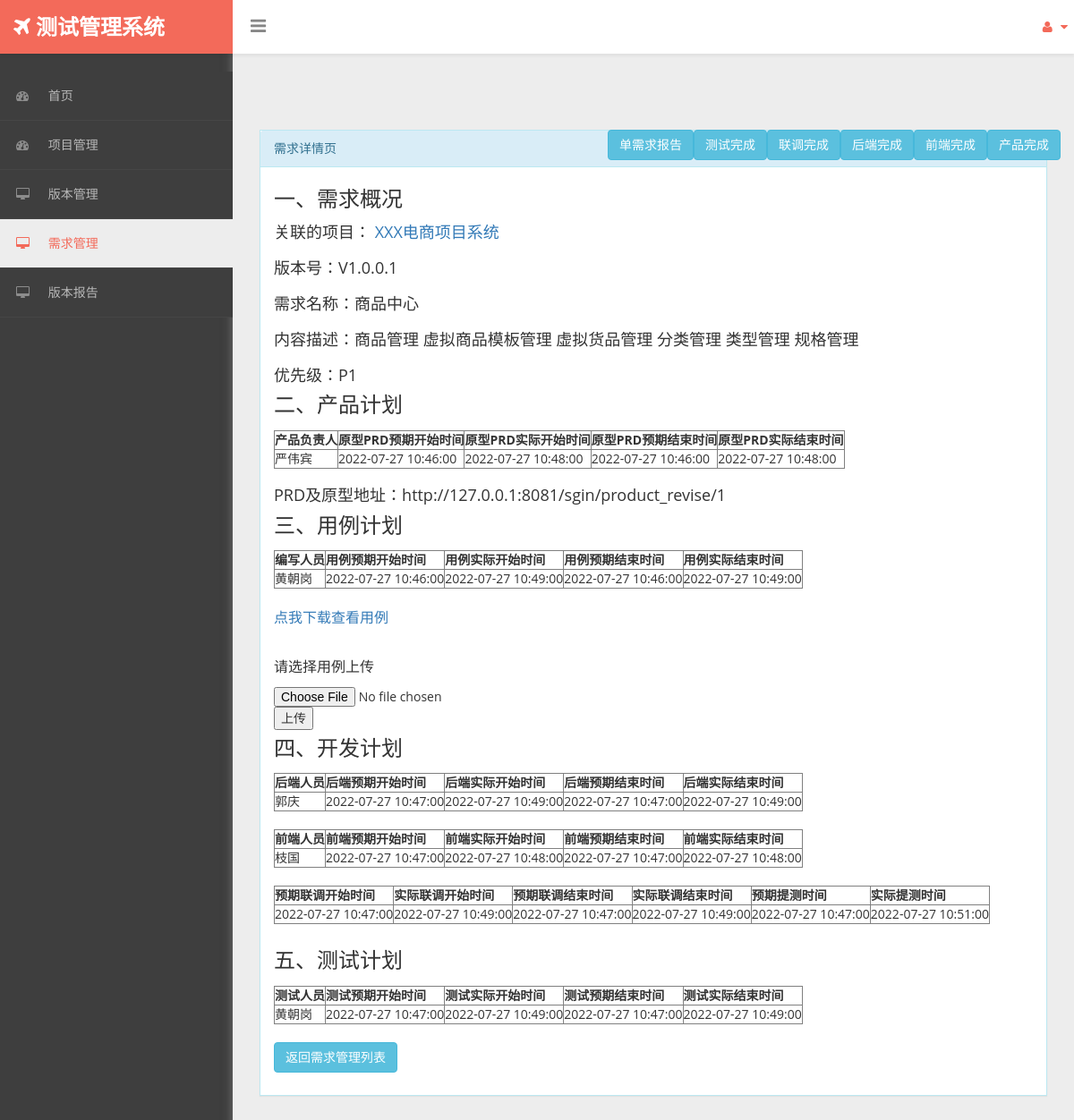
The page /sgin/demand/1 on the database its author committed.
### sgin/models.py (models this page shows, shortened)
class Event(models.Model):
    name = models.CharField(max_length=256,null=False)
    summary = models.CharField(max_length=1000,null=False)
    environment = models.CharField(max_length=1000,null=False)
    address = models.CharField(max_length=256)
    limits = models.IntegerField(default=100)
    status = models.BooleanField(default=True)
    start_time = models.DateTimeField(auto_now_add=True)
    def __str__(self):
        return self.name

class Demand(models.Model):
    events = models.ManyToManyField(Event, through='DemandEvent')  # 如果定义了中间表需要手动指定
    event_id = models.CharField(max_length=20,null=False)
    version = models.CharField(max_length=64,null=False)
    state = models.CharField(max_length=20,null=False)
    priority =models.CharField(max_length=20,null=False)
    name = models.CharField(max_length=256, unique=True)
    product_manager=models.CharField(max_length=20,null=False)
    describe = models.CharField(max_length=600, null=True)
    prd_expected_start_time=models.DateTimeField(null=True, blank=True,)
    prd_actual_start_time = models.DateTimeField(null=True, blank=True,)
    prd_expected_completion_time = models.DateTimeField(null=True, blank=True,)
    prd_actual_completion_time = models.DateTimeField(null=True, blank=True,)
    prd = models.CharField(max_length=256,null=True)
    front_end_developer = models.CharField(max_length=20,null=True)
    front_end_expected_start_time = models.DateTimeField(null=True, blank=True,)
    front_end_actual_start_time = models.DateTimeField(null=True, blank=True,)
    front_end_expected_completion_time = models.DateTimeField(null=True, blank=True,)
    front_end_actual_completion_time = models.DateTimeField(null=True, blank=True,)
    backend_developers = models.CharField(max_length=20,null=True)
    backend_expected_start_time = models.DateTimeField(null=True, blank=True,)
    backend_actual_start_time = models.DateTimeField(null=True, blank=True,)
    backend_expected_completion_time = models.DateTimeField(null=True, blank=True,)
    backend_actual_completion_time = models.DateTimeField(null=True, blank=True,)
    combined_commissioning_expected_start_time = models.DateTimeField(null=True, blank=True,)
    combined_commissioning_actual_start_time = models.DateTimeField(null=True, blank=True,)
    combined_commissioning_expected_completion_time = models.DateTimeField(null=True, blank=True,)
    combined_commissioning_actual_completion_time = models.DateTimeField(null=True, blank=True,)
    expected_measure_time = models.DateTimeField(null=True, blank=True,)
    measure_time = models.DateTimeField(null=True, blank=True,)
    write_cases=models.CharField(max_length=256,null=True)
    cases_expected_start_time = models.DateTimeField(null=True, blank=True, )
    cases_actual_start_time = models.DateTimeField(null=True, blank=True, )
    cases_expected_completion_time = models.DateTimeField(null=True, blank=True, )
    cases_actual_completion_time = models.DateTimeField(null=True, blank=True, )
    test_expected_start_time = models.DateTimeField(null=True, blank=True,)
    test_actual_start_time = models.DateTimeField(null=True, blank=True,)
    test_expected_completion_time = models.DateTimeField(null=True, blank=True,)
    test_actual_completion_time = models.DateTimeField(null=True, blank=True,)
    tester = models.CharField(max_length=256,null=True)
    position= models.CharField(max_length=256, null=True)
    time_consuming= models.CharField(max_length=256, null=True)
    total_cases= models.CharField(max_length=256, null=True)
    executed_cases= models.CharField(max_length=256, null=True)
    invalid_cases = models.CharField(max_length=256, null=True)
    pass_cases= models.CharField(max_length=256, null=True)
    bug_total = models.CharField(max_length=256,null=True)
    level_1 = models.CharField(max_length=256,null=True)
    level_2 = models.CharField(max_length=256,null=True)
    level_3 = models.CharField(max_length=256,null=True)
    level_4 = models.CharField(max_length=256,null=True)
    main_problems = models.CharField(max_length=1000,null=True)
    suggested_optimization = models.CharField(max_length=256, null=True)
    remaining_problems= models.CharField(max_length=1000, null=True)
    problem_level= models.CharField(max_length=1000, null=True)
    problem_types= models.CharField(max_length=1000, null=True)
    solutions= models.CharField(max_length=1000, null=True)
    risk = models.CharField(max_length=256,null=True)
    file_id=models.CharField(max_length=50)
    file_name = models.CharField(max_length=50)
    path = models.CharField(max_length=100)

### sgin/views.py (the view)
# urls.py: path('demand/<int:demand_id>',views.demand_detail),
def demand_detail(request,demand_id):
    try:
        demand = Demand.objects.get(id=demand_id)
    except:
        return render(request,'404.html')
    return render(request,'demand_detail.html',{'demand':demand})

### sgin/templates/demand_detail.html (shortened to what this page needs)
{% extends 'base.html' %}
{% block content%}
        <a href="/sgin/product_revise/{{ demand.id }}" class="btn btn-info navbar-right">产品完成</a>
        <a href="/sgin/front_end_completion/{{ demand.id }}" class="btn btn-info navbar-right">前端完成</a>
        <a href="/sgin/backend_completion/{{ demand.id }}" class="btn btn-info navbar-right">后端完成</a>
        <a href="/sgin/combined_commissioning_completion/{{ demand.id }}" class="btn btn-info navbar-right">联调完成</a>
    <a href="/sgin/test_completion/{{ demand.id }}" class="btn btn-info navbar-right">测试完成</a>
    {% if demand.state == '0' %}
        <a href="/sgin/measure/{{ demand.id }}" class="btn btn-info navbar-right">提测</a>
    {% elif demand.state == '1' %}
        <a href="/sgin/single_demand_report/{{ demand.id }}" class="btn btn-info navbar-right">单需求报告</a>
    {% elif demand.state == '2' %}
        <a href="/sgin/single_report_detail/{{ demand.id }}" class="btn btn-info navbar-right">报告详情</a>
    {% endif %}
  <div class="panel panel-info">
    <div class="panel-heading"> 需求详情页 </div>
    <div class="panel-body">
        <h3>一、需求概况</h3>
        <h4>关联的项目：
        {% for event in  demand.events.all  %}
          <a href="/sgin/events/{{ event.id }}">{{ event }}</a>
        {% endfor %}
      </h4>
      <h4>版本号：{{ demand.version }}</h4>
      <h4>需求名称：{{ demand.name }}</h4>
      <h4>内容描述：{{ demand.describe }}</h4>
        <h4>优先级：{{ demand.priority }}</h4>
    <h3>二、产品计划</h3>
        <br>
        <table border="1">
    <tr>
        <th>产品负责人</th>
        <th>原型PRD预期开始时间</th>
        <th>原型PRD实际开始时间</th>
        <th>原型PRD预期结束时间</th>
        <th>原型PRD实际结束时间</th>
    </tr>
    <tr>
        <td>{{ demand.product_manager }}</td>
        <td>{{ demand.prd_expected_start_time | date:"Y-m-d H:i:s" }}</td>
        <td>{{ demand.prd_actual_start_time | date:"Y-m-d H:i:s" }}</td>
        <td>{{ demand.prd_expected_completion_time | date:"Y-m-d H:i:s" }}</td>
        <td>{{ demand.prd_actual_completion_time | date:"Y-m-d H:i:s" }}</td>
    </tr>
        </table>
    <h4>PRD及原型地址：{{ demand.prd }}</h4>
            <h3>三、用例计划</h3>
    <br>
        <table border="1">
    <tr>
        <th>编写人员</th>
        <th>用例预期开始时间</th>
        <th>用例实际开始时间</th>
        <th>用例预期结束时间</th>
        <th>用例实际结束时间</th>
    </tr>
    <tr>
        <td>{{ demand.write_cases }}</td>
        <td>{{ demand.cases_expected_start_time | date:"Y-m-d H:i:s" }}</td>
        <td>{{ demand.cases_actual_start_time | date:"Y-m-d H:i:s" }}</td>
        <td>{{ demand.cases_expected_completion_time | date:"Y-m-d H:i:s" }}</td>
        <td>{{ demand.cases_actual_completion_time | date:"Y-m-d H:i:s" }}</td>
    </tr>
        </table>
<p>{{ demand.file_name }}<a href="download/{{ demand.file_id }}">点我下载查看用例</a></p>
    <form action="/sgin/upload/{{ demand.id }}" method="POST" enctype="multipart/form-data">
        <p>请选择用例上传</p>
    <input type="file" name="fafafa" />
    <input type="submit" value="上传" />
</form>
    <h3>四、开发计划</h3>
        <br>
        <table border="1">
    <tr>
        <th>后端人员</th>
        <th>后端预期开始时间</th>
        <th>后端实际开始时间</th>
        <th>后端预期结束时间</th>
        <th>后端实际结束时间</th>
    </tr>
    <tr>
        <td>{{ demand.backend_developers }}</td>
        <td>{{ demand.backend_expected_start_time | date:"Y-m-d H:i:s" }}</td>
        <td>{{ demand.backend_actual_start_time | date:"Y-m-d H:i:s" }}</td>
        <td>{{ demand.backend_expected_completion_time | date:"Y-m-d H:i:s" }}</td>
        <td>{{ demand.backend_actual_completion_time | date:"Y-m-d H:i:s" }}</td>
    </tr>
        </table>
        <br>
            <table border="1">
    <tr>
        <th>前端人员</th>
        <th>前端预期开始时间</th>
        <th>前端实际开始时间</th>
        <th>前端预期结束时间</th>
        <th>前端实际结束时间</th>
    </tr>
    <tr>
        <td>{{ demand.front_end_developer }}</td>
        <td>{{ demand.front_end_expected_start_time | date:"Y-m-d H:i:s" }}</td>
        <td>{{ demand.front_end_actual_start_time | date:"Y-m-d H:i:s" }}</td>
        <td>{{ demand.front_end_expected_completion_time | date:"Y-m-d H:i:s" }}</td>
        <td>{{ demand.front_end_actual_completion_time | date:"Y-m-d H:i:s" }}</td>
    </tr>
        </table>
        <br>
        <table border="1">
    <tr>
        <th>预期联调开始时间</th>
        <th>实际联调开始时间</th>
        <th>预期联调结束时间</th>
        <th>实际联调结束时间</th>
        <th>预期提测时间</th>
        <th>实际提测时间</th>
    </tr>
    <tr>
        <td>{{ demand.combined_commissioning_expected_start_time | date:"Y-m-d H:i:s" }}</td>
        <td>{{ demand.combined_commissioning_actual_start_time | date:"Y-m-d H:i:s" }}</td>
        <td>{{ demand.combined_commissioning_expected_completion_time | date:"Y-m-d H:i:s" }}</td>
        <td>{{ demand.combined_commissioning_actual_completion_time | date:"Y-m-d H:i:s" }}</td>
        <td>{{ demand.expected_measure_time | date:"Y-m-d H:i:s" }}</td>
        <td>{{ demand.measure_time | date:"Y-m-d H:i:s" }}</td>
    </tr>
        </table>
        <br>
        <h3>五、测试计划</h3>
        <br>
        <table border="1">
    <tr>
        <th>测试人员</th>
        <th>测试预期开始时间</th>
        <th>测试实际开始时间</th>
        <th>测试预期结束时间</th>
        <th>测试实际结束时间</th>
    </tr>
    <tr>
        <td>{{ demand.tester }}</td>
        <td>{{ demand.test_expected_start_time | date:"Y-m-d H:i:s" }}</td>
        <td>{{ demand.test_actual_start_time | date:"Y-m-d H:i:s" }}</td>
        <td>{{ demand.test_expected_completion_time | date:"Y-m-d H:i:s" }}</td>
        <td>{{ demand.test_actual_completion_time | date:"Y-m-d H:i:s" }}</td>
    </tr>
        </table>
      <p><a href="/sgin/demand" class="btn btn-info">返回需求管理列表</a></p>
    </div>
  </div>
{% endblock %}

### sgin/static/assets/css/custom-styles.css (style rules this page uses)
body { font-family: 'Open Sans', sans-serif; background: #3E3E3E; }
h1, .h1, h2, .h2, h3, .h3 { margin-top: 7px; margin-bottom: -5px; }
h4 { padding-top:10px; }
p { font-size:16px; line-height:25px; padding-top:20px; }
.panel { border-radius:0px; }
.panel-heading { border-bottom: 1px solid transparent; border-top-left-radius: 3px; border-top-right-radius: 3px; }

### rows shown on the page
Event: name "XXX电商项目系统"
Demand: version "V1.0.0.1", name "商品中心", describe "商品管理 虚拟商品模板管理 虚拟货品管理 分类管理 类型管理 规格管理", priority "P1", product_manager "严伟宾", prd_expected_start_time "2022-07-27 10:46:00", prd_actual_start_time "2022-07-27 10:48:00", prd_expected_completion_time "2022-07-27 10:46:00", prd_actual_completion_time "2022-07-27 10:48:00", prd "http://127.0.0.1:8081/sgin/product_revise/1", write_cases "黄朝岗", cases_expected_start_time "2022-07-27 10:46:00", cases_actual_start_time "2022-07-27 10:49:00", cases_expected_completion_time "2022-07-27 10:46:00", cases_actual_completion_time "2022-07-27 10:49:00", backend_developers "郭庆", backend_expected_start_time "2022-07-27 10:47:00", backend_actual_start_time "2022-07-27 10:49:00", backend_expected_completion_time "2022-07-27 10:47:00", backend_actual_completion_time "2022-07-27 10:49:00", front_end_developer "枝国", front_end_expected_start_time "2022-07-27 10:47:00", front_end_actual_start_time "2022-07-27 10:48:00", front_end_expected_completion_time "2022-07-27 10:47:00", front_end_actual_completion_time "2022-07-27 10:48:00", combined_commissioning_expected_start_time "2022-07-27 10:47:00", combined_commissioning_actual_start_time "2022-07-27 10:49:00", combined_commissioning_expected_completion_time "2022-07-27 10:47:00", combined_commissioning_actual_completion_time "2022-07-27 10:49:00", expected_measure_time "2022-07-27 10:47:00", measure_time "2022-07-27 10:51:00", tester "黄朝岗", test_expected_start_time "2022-07-27 10:47:00", test_actual_start_time "2022-07-27 10:49:00", test_expected_completion_time "2022-07-27 10:47:00", test_actual_completion_time "2022-07-27 10:49:00"
